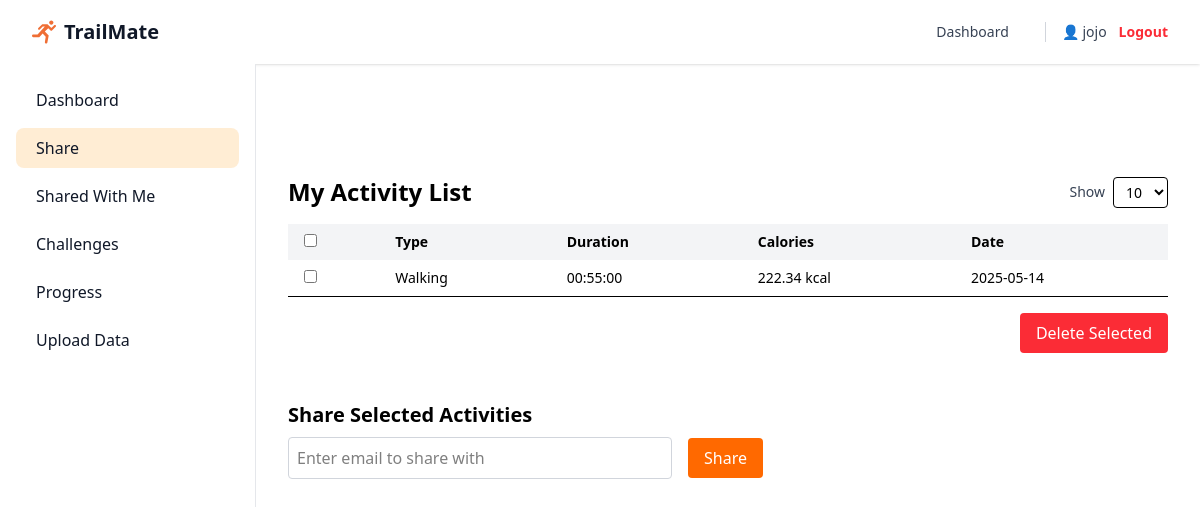
/share (signed in), run on an earlier commit of the app's database.
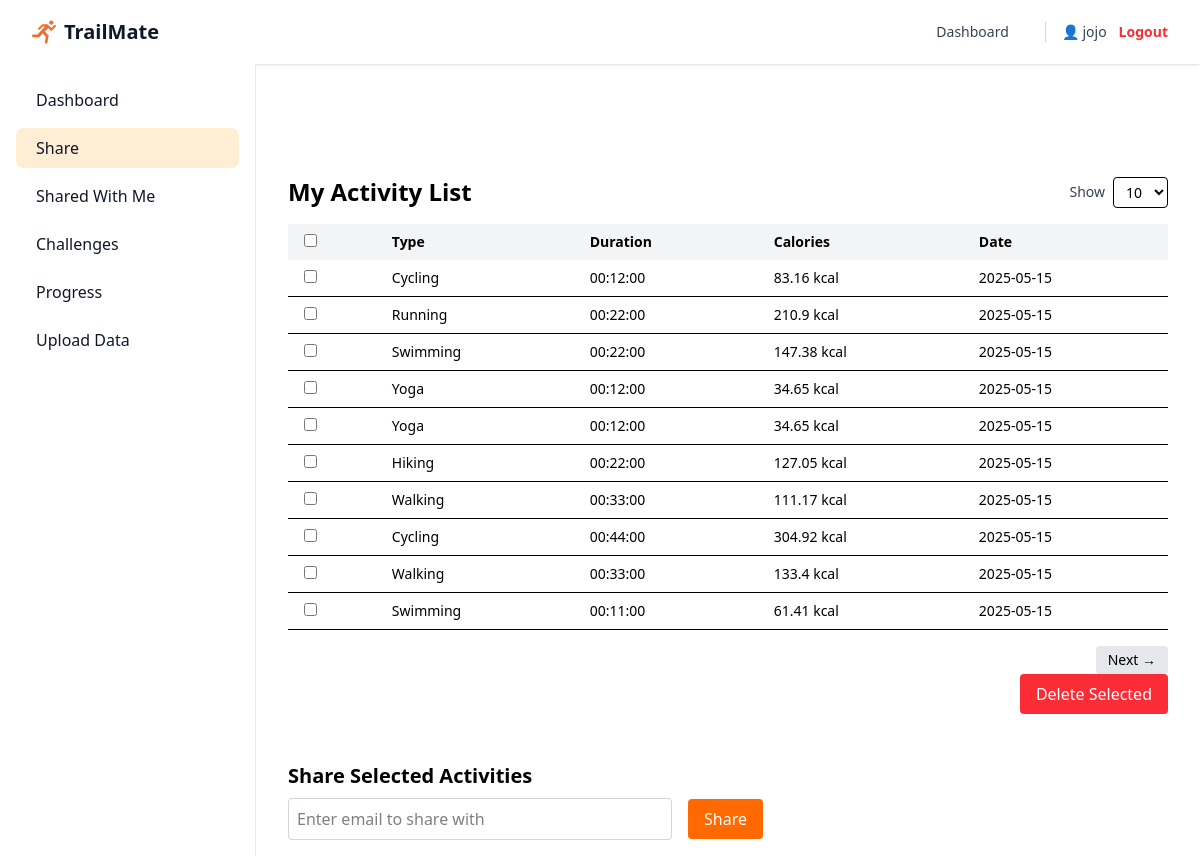
And on a later commit of the database.
### app/models.py (models this page shows, shortened)
class User(db.Model, UserMixin):
    __tablename__ = "Users"
    id: Mapped[int] = mapped_column(primary_key=True, autoincrement=True, name="user_id")
    username: Mapped[str] = mapped_column(unique=True)
    email: Mapped[str] = mapped_column(unique=True, nullable=False)
    password_hash: Mapped[str] = mapped_column(nullable=False)

class ActivityRegistry(db.Model):
    __tablename__ = "ActivityRegistry"
    id: Mapped[int] = mapped_column(primary_key=True, autoincrement=True)
    upload_user_id: Mapped[int] = mapped_column(ForeignKey('Users.user_id'), nullable=False, name="upload_user_id")
    upload_time: Mapped[datetime] = mapped_column(DateTime, nullable=False)
    activity_date: Mapped[date] = mapped_column(Date, nullable=False)
    activity_type: Mapped[str] = mapped_column(nullable=False)
    activity_length: Mapped[time] = mapped_column(Time, nullable=False)
    calories_burned: Mapped[float] = mapped_column(nullable=False, default=0.0)
    distance_m: Mapped[float] = mapped_column(nullable=True)
    weight_kg: Mapped[float] = mapped_column(nullable=True)
    average_speed_mps: Mapped[float] = mapped_column(nullable=True)
    max_speed_mps: Mapped[float] = mapped_column(nullable=True)
    start_lat: Mapped[str] = mapped_column(nullable=True)  # GPS at the start
    end_lat: Mapped[str] = mapped_column(nullable=True)    # GPS at the end

### app/routes.py (the view, shortened to what this page needs)
    @app.route('/share', methods=['GET', 'POST'])
    @login_required
    def share():
        limit = request.args.get("limit", default=10, type=int)
        page = request.args.get("page", default=1, type=int)
        offset = (page - 1) * limit
        query = ActivityRegistry.query \
            .filter_by(upload_user_id=current_user.id) \
            .order_by(ActivityRegistry.activity_date.desc())
        total_items = query.count()
        activities = query.offset(offset).limit(limit).all()
        return render_template("share.html", activities=activities, limit=limit, page=page, total_items=total_items)

### app/__init__.py (called while the page is built)
def create_app():
    app = Flask(__name__)
    app.config.from_object(Config)
    db.init_app(app)
    migrate.init_app(app, db)
    login_manager = LoginManager()
    login_manager.login_view = 'index'  # Redirect to 'index' if not logged in
    login_manager.login_message = "Please log in to access this page."
    login_manager.init_app(app)
    @login_manager.user_loader
    def load_user(user_id):
        return User.query.get(int(user_id))
    app.jinja_env.filters['todatetime'] = lambda s: datetime.strptime(s, "%Y-%m-%d")
    from app.routes import register_routes
    register_routes(app)
    from app import models  # Ensure models are imported
    return app

### app/templates/share.html (shortened to what this page needs)
{% extends "base.html" %}
{% block content %}
<div class="flex pt-16">
  {% include "_sidebar.html" %}
  <main class="sm:ml-64 w-full p-4 mt-4">
    <div class="pt-20 max-w-6xl mx-auto px-4 space-y-12">
      <section>
        <div class="flex items-center justify-between mb-4">
          <h2 class="text-2xl font-semibold">My Activity List</h2>
          <form method="GET" class="flex items-center space-x-2">
            <label for="limit" class="text-sm font-medium text-gray-700">Show</label>
            <select name="limit" id="limit" class="border rounded px-2 py-1 text-sm"
              onchange="this.form.submit()">
              <option value="10" {% if limit == 10 %}selected{% endif %}>10</option>
            </select>
          </form>
        </div>
        <form id="activity-form" method="POST" action="{{ url_for('share') }}">
          <table class="min-w-full table-auto text-sm mb-4">
            <thead>
              <tr class="text-left bg-gray-100">
                <th class="px-4 py-2"><input type="checkbox" id="select-all"></th>
                <th class="px-4 py-2">Type</th>
                <th class="px-4 py-2">Duration</th>
                <th class="px-4 py-2">Calories</th>
                <th class="px-4 py-2">Date</th>
              </tr>
            </thead>
            <tbody>
              {% for a in activities %}
              <tr class="border-b hover:bg-orange-50">
                <td class="px-4 py-2">
                  <input type="checkbox" name="selected_ids" value="{{ a.id }}" class="row-checkbox">
                </td>
                <td class="px-4 py-2">{{ a.activity_type.title() }}</td>
                <td class="px-4 py-2">{{ a.activity_length }}</td>
                <td class="px-4 py-2">{{ a.calories_burned }} kcal</td>
                <td class="px-4 py-2">{{ a.activity_date }}</td>
              </tr>
              {% endfor %}
            </tbody>
          </table>
          {% set total_pages = (total_items // limit) + (1 if total_items % limit > 0 else 0) %}
          <div class="flex justify-end items-center mt-4 space-x-2">
            {% if page < total_pages %}
            <a href="{{ url_for('share', page=page+1, limit=limit) }}"
              class="px-3 py-1 bg-gray-200 rounded hover:bg-gray-300 text-sm font-medium">Next →</a>
            {% endif %}
          </div>
          <div class="flex justify-end space-x-2">
            <button type="submit" class="bg-red-500 text-white px-4 py-2 rounded hover:bg-red-600"
              onclick="setActionAndSubmit('delete')">
              Delete Selected
            </button>
          </div>
        </form>
      </section>
      <section>
        <h3 class="text-xl font-semibold mb-2">Share Selected Activities</h3>
        <form method="POST" action="{{ url_for('share') }}" onsubmit="return collectShareIds()">
          <div class="flex flex-col sm:flex-row sm:items-center space-y-4 sm:space-y-0 sm:space-x-4">
            <input type="email" name="share_email" placeholder="Enter email to share with"
              class="border border-gray-300 rounded p-2 w-full sm:w-96" required>
            <button type="submit"
              class="bg-orange-500 text-white px-4 py-2 rounded hover:bg-orange-600">Share</button>
          </div>
        </form>
      </section>
    </div>
  </main>
</div>
{% endblock %}

### app/templates/base.html (shortened to what this page needs)
<!DOCTYPE html>
<html lang="en" class="scroll-smooth">
<head>
    <script src="https://cdn.jsdelivr.net/npm/@tailwindcss/browser@4"></script>
</head>
<body class="bg-white">
    <nav class="bg-white shadow-sm fixed w-full z-10">
        <div class="mx-auto max-w-7xl px-4 sm:px-6 lg:px-8">
          <div class="flex h-16 items-center justify-between">
            <a href="{{ url_for('index') }}" class="flex items-center space-x-2">
              <img class="h-6 w-6" src="{{ url_for('static', filename='images/logo.svg') }}" alt="TrailMate">
              <span class="text-xl font-bold text-gray-900">TrailMate</span>
            </a>
            <div class="flex items-center space-x-6">
              {% if current_user.is_authenticated %}
                <a href="{{ url_for('dashboard') }}" class="text-sm font-medium text-gray-700 hover:text-white hover:bg-orange-500 px-3 py-2 rounded-md ">Dashboard</a>
              <div class="flex items-center space-x-3 border-l pl-4 border-gray-300">
                <span class="text-sm font-medium text-gray-700">👤 {{ current_user.username }}</span>
                <a href="{{ url_for('logout') }}" class="text-sm font-semibold text-red-500 hover:text-red-700">Logout</a>
              </div>
              {% else %}
                <a href="#" onclick="openSignIn()" class="text-sm font-semibold text-gray-900">Log in <span aria-hidden="true">&rarr;</span></a>
              {% endif %}
            </div>
          </div>
        </div>
      </nav>
    {% block content %}{% endblock %}
</body>
</html>

### app/templates/_sidebar.html
<aside id="default-sidebar"
  class="fixed top-16 left-0 z-10 w-64 h-screen transition-transform -translate-x-full sm:translate-x-0 bg-white border-r border-gray-200">
  <div class="h-full p-4 overflow-y-auto">
    <ul class="space-y-2 font-medium">
      <li>
        <a href="{{ url_for('dashboard') }}"
           class="flex items-center p-2 text-gray-900 rounded-lg hover:bg-orange-100 group {% if request.path == '/dashboard' %}bg-orange-100{% endif %}">
          <span class="ms-3">Dashboard</span>
        </a>
      </li>
      <li>
        <a href="{{ url_for('share') }}"
           class="flex items-center p-2 text-gray-900 rounded-lg hover:bg-orange-100 group {% if request.path == '/share' %}bg-orange-100{% endif %}">
          <span class="ms-3">Share</span>
        </a>
      </li>
      <li>
        <a href="{{ url_for('shared_with_me') }}"
           class="flex items-center p-2 text-gray-900 rounded-lg hover:bg-orange-100 group {% if request.path == '/shared_with_me' %}bg-orange-100{% endif %}">
          <span class="ms-3">Shared With Me</span>
        </a>
      </li>
      <li>
        <a href="{{ url_for('challenges') }}"
           class="flex items-center p-2 text-gray-900 rounded-lg hover:bg-orange-100 group {% if request.path == '/challenges' %}bg-orange-100{% endif %}">
          <span class="ms-3">Challenges</span>
        </a>
      </li>
      <li>
        <a href="{{ url_for('visualise') }}"
           class="flex items-center p-2 text-gray-900 rounded-lg hover:bg-orange-100 group {% if request.path == '/visualise' %}bg-orange-100{% endif %}">
          <span class="ms-3">Progress</span>
        </a>
      </li>
      <li>
        <a href="{{ url_for('calories') }}"
           class="flex items-center p-2 text-gray-900 rounded-lg hover:bg-orange-100 group {% if request.path == '/calories' %}bg-orange-100{% endif %}">
          <span class="ms-3">Upload Data</span>
        </a>
      </li>
    </ul>
  </div>
</aside>

What changed in the data, as far as the page shows it:
no longer on this page (row unchanged): ActivityRegistry: activity_type "Walking", activity_length "00:55:00", calories_burned "222.34", activity_date "2025-05-14"
added ActivityRegistry: activity_type "Cycling", activity_length "00:12:00", calories_burned "83.16", activity_date "2025-05-15"
added ActivityRegistry: activity_type "Running", activity_length "00:22:00", calories_burned "210.9", activity_date "2025-05-15"
added ActivityRegistry: activity_type "Swimming", activity_length "00:22:00", calories_burned "147.38", activity_date "2025-05-15"
added ActivityRegistry: activity_type "Yoga", activity_length "00:12:00", calories_burned "34.65", activity_date "2025-05-15"
added ActivityRegistry: activity_type "Yoga", activity_length "00:12:00", calories_burned "34.65", activity_date "2025-05-15"
added ActivityRegistry: activity_type "Hiking", activity_length "00:22:00", calories_burned "127.05", activity_date "2025-05-15"
added ActivityRegistry: activity_type "Walking", activity_length "00:33:00", calories_burned "111.17", activity_date "2025-05-15"
added ActivityRegistry: activity_type "Cycling", activity_length "00:44:00", calories_burned "304.92", activity_date "2025-05-15"
added ActivityRegistry: activity_type "Walking", activity_length "00:33:00", calories_burned "133.4", activity_date "2025-05-15"
added ActivityRegistry: activity_type "Swimming", activity_length "00:11:00", calories_burned "61.41", activity_date "2025-05-15"
Also different on the page:
text now shown: "Next →"
